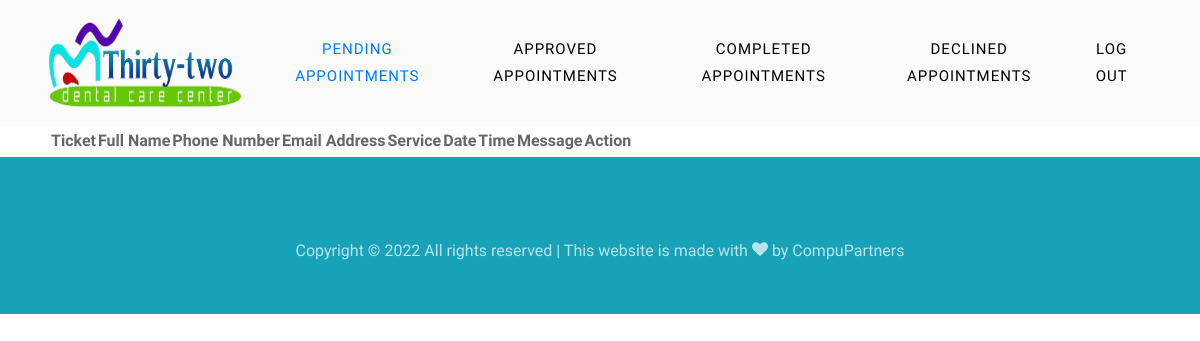
/admin/index.php (signed in), run on an earlier commit of the app's database.
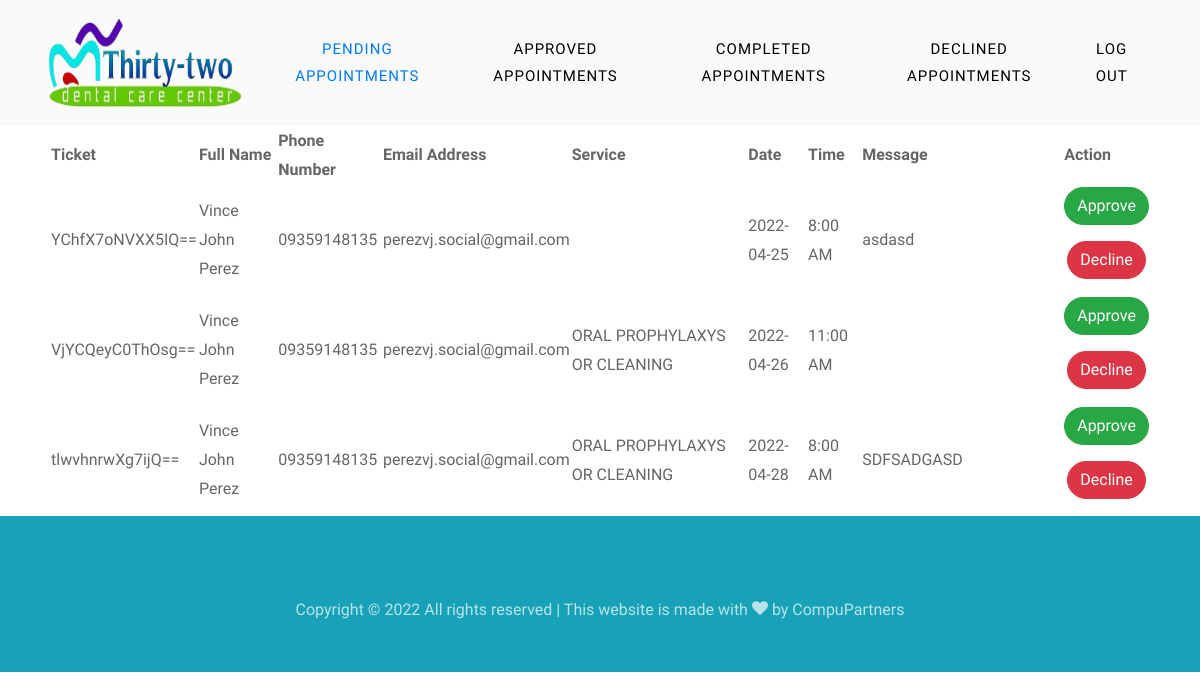
And on a later commit of the database.
### tables this page shows
CREATE TABLE `appointments` (
  `apt_id` int(11) NOT NULL,
  `requestee` int(11) DEFAULT NULL,
  `name` varchar(100) NOT NULL,
  `phone` bigint(11) NOT NULL,
  `email` varchar(100) NOT NULL,
  `address` varchar(255) NOT NULL,
  `service` varchar(100) NOT NULL,
  `date` date NOT NULL,
  `time` varchar(50) DEFAULT NULL,
  `issue` varchar(255) NOT NULL,
  `ticket` varchar(255) NOT NULL,
  `status` varchar(11) NOT NULL,
  `notif_status` int(1) NOT NULL
);

### admin/index.php (the view, shortened to what this page needs)
<?php
	require('assets/php/config.php');
?>
<!DOCTYPE html>
<html lang="en">
<head>
	<link rel="stylesheet" href="https://cdn.datatables.net/1.11.5/css/jquery.dataTables.min.css">
	<link rel="stylesheet" href="assets/css/open-iconic-bootstrap.min.css">
	<link rel="stylesheet" href="assets/css/animate.css">
	<link rel="stylesheet" href="assets/css/owl.carousel.min.css">
	<link rel="stylesheet" href="assets/css/owl.theme.default.min.css">
	<link rel="stylesheet" href="assets/css/magnific-popup.css">
	<link rel="stylesheet" href="https://cdnjs.cloudflare.com/ajax/libs/aos/2.3.4/aos.css" />
	<link rel="stylesheet" href="assets/css/ionicons.min.css">
	<link rel="stylesheet" href="assets/css/bootstrap-datepicker.css">
	<link rel="stylesheet" href="assets/css/jquery.timepicker.css">
	<link rel="stylesheet" href="assets/css/flaticon.css">
	<link rel="stylesheet" href="assets/css/icomoon.css">
	<link rel="stylesheet" href="assets/css/style.css">
	<link rel="stylesheet" href="assets/css/index.css">
</head>
<body>
	<nav class="navbar  navbar-expand-lg  navbar-light bg-light">
		<div class="container">
			<a class="navbar-brand" href="index.php"><img src="../assets/img/logos.png" width="200" height="100"></a>
			<div class="collapse navbar-collapse" id="ftco-nav">
				<ul class="navbar-nav ml-auto">
					<li class="nav-item active"><a href="index.php" class="nav-link">Pending Appointments</a></li>
					<li class="nav-item"><a href="approved.php" class="nav-link">Approved Appointments</a></li>
					<li class="nav-item"><a href="completed.php" class="nav-link">Completed Appointments</a></li>
					<li class="nav-item"><a href="declined.php" class="nav-link">Declined Appointments</a></li>
				</ul>
			</div>
			<div class="collapse navbar-collapse" id="ftco-nav">
				<ul class="navbar-nav ml-auto">
					<li class="nav-item cta"><a href="logout.php" class="nav-link"><span>Log Out</span></a>
					</li>
				</ul>
			</div>
		</div>
	</nav>
	<div class="pending-body">
		<table id="appttable" class="display compact cell-border" >
			<thead>
				<tr>
					<th>Ticket</th>
					<th>Full Name</th>
					<th>Phone Number</th>
					<th>Email Address</th>
					<th>Service</th>
					<th>Date</th>
					<th>Time</th>
					<th>Message</th>
					<th>Action</th>
				</tr>
			</thead>
			<tbody>
				<?php
					$sql = "SELECT * FROM appointments WHERE `status` = 'pending'";
					$res = mysqli_query($con, $sql );
					while($row=mysqli_fetch_array($res)){
						$time = $row['time'];
						$time =  date('g:i A', strtotime($time));
						$id = $row['apt_id'];
						echo "<tr>";
							echo "<td>";echo $row['ticket']; echo "</td>";
							echo "<td>";echo $row["name"]; echo "</td>";
							echo "<td>";echo .0.$row["phone"];  echo "</td>";
							echo "<td>";echo $row["email"];  echo "</td>";
							echo "<td>";echo $row["service"];  echo "</td>";
							echo "<td>";echo $row["date"];  echo "</td>";
							echo "<td>";echo $time;  echo "</td>";
							echo "<td style='width: 50px;'><p class='break-line'>";echo $row["issue"];  echo "</p></td>";
							echo "<td style='text-align: center; width: 50px;'>";
							echo "<button onclick='approve($id)' class='btn form-group btn-success'>Approve</button>";
							echo "<button onclick='decline($id)' class='btn form-group btn-danger'>Decline</button>";
							echo "</td>";
						echo "</tr>";
					}
				?>
		</table>
	</div>
	<footer class="ftco-footer ftco-bg-dark ftco-section">
		<div class="container">
			<div class="row">
				<div class="col-md-12 text-center">
					<p>
						Copyright &copy;
						<script>document.write(new Date().getFullYear());</script> All rights reserved | This website is
						made with <i class="icon-heart" aria-hidden="true"></i> by <a href="https://colorlib.com"
							target="_blank">CompuPartners</a>
					</p>
				</div>
			</div>
		</div>
	</footer>
</body>
</html>

### admin/assets/css/icomoon.css (style rules this page uses)
[class^="icon-"], [class*=" icon-"] { font-family: 'icomoon' !important; speak: none; font-style: normal; font-weight: normal; font-variant: normal; text-transform: none; line-height: 1; -webkit-font-smoothing: antialiased; -moz-osx-font-smoothing: grayscale; }
.icon-heart:before { content: "\f004"; }

### admin/assets/css/index.css (style rules this page uses)
.pending-body { padding-left: 50px; padding-right: 50px; }
p.break-line { width: 200px; }
.break-line { overflow-wrap: break-word; word-wrap: break-word; hyphens: auto; }
.navbar-nav>.nav-item>.nav-link { text-align: center; font-size: 15px; padding-top: 0.9rem; padding-bottom: 0.9rem; padding-left: 20px; padding-right: 20px; letter-spacing: 1px; color: #000; font-weight: 500; text-transform: uppercase; opacity: 1 !important; }
.navbar-light .navbar-nav .active>.nav-link { color: #007bff; }

What changed in the data, as far as the page shows it:
added appointments: ticket "YChfX7oNVXX5IQ==", name "Vince John Perez", phone "9359148135", email "perezvj.social@gmail.com", date "2022-04-25", time "8:00 AM", issue "asdasd"
added appointments: ticket "VjYCQeyC0ThOsg==", name "Vince John Perez", phone "9359148135", email "perezvj.social@gmail.com", service "ORAL PROPHYLAXYS OR CLEANING", date "2022-04-26", time "11:00 AM"
added appointments: ticket "tlwvhnrwXg7ijQ==", name "Vince John Perez", phone "9359148135", email "perezvj.social@gmail.com", service "ORAL PROPHYLAXYS OR CLEANING", date "2022-04-28", time "8:00 AM", issue "SDFSADGASD"
